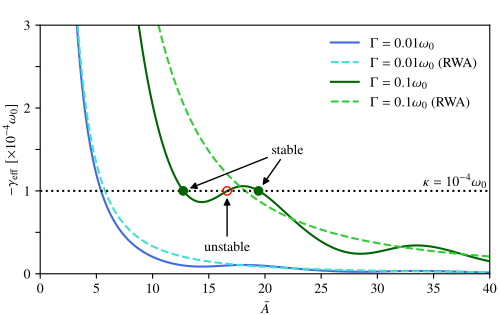

Source code (Python):
from sys import argv
import os
import matplotlib as mpl

mpl.use('pgf')

preamble = [
    r'\usepackage{pgf}', 
    r'\usepackage{amssymb}', 
    r'\usepackage{amsmath}',
    r'\usepackage{newtxtext,newtxmath}', 
    r'\usepackage{fontenc}', 
    r'\usepackage{inputenc}', 
    r'\DeclareUnicodeCharacter{2212}{-}'
]

mpl_settings = {
    'text.usetex': False,
    'font.family': 'serif',
    'pgf.texsystem': 'pdflatex',
    'font.size': 10,
    'pgf.preamble': preamble
}

TEXTWIDTH = 6.29  # Textwidth in inches

defaults = {
    'width': 5.,
    'height': 8/2.54,
}

import matplotlib.pyplot as plt
import matplotlib.cm as cm
import matplotlib.gridspec as gridspec
from mpl_toolkits.axes_grid1.inset_locator import inset_axes

plt.rcParams.update(mpl_settings)
import numpy as np

filename = os.path.splitext(argv[0])[0]

def load_data():
    dataDict = {}
    datapaths = argv[1:]

    for idx, data in enumerate(datapaths):
        dataset = np.loadtxt(data, delimiter=',')
        dataDict[idx] = dataset

    return dataDict

def plot_data(**kwargs):

    # Load data
    dataDict = load_data()

    # Define figure layout
    fig = plt.figure(figsize=(defaults['width'], defaults['height']), linewidth=1)

    ax = fig.add_subplot()

    # Plot
    ax.plot(dataDict[0][:,0], -dataDict[0][:,2], c='royalblue', label=r'$\Gamma = 0.01\omega_0$')
    ax.plot(dataDict[0][:,0], -dataDict[0][:,4], c='turquoise', ls='--', label=r'$\Gamma=0.01\omega_0$ (RWA)')
    ax.plot(dataDict[0][:,0], -dataDict[0][:,1], c='darkgreen', label=r'$\Gamma = 0.1\omega_0$')
    ax.plot(dataDict[0][:,0], -dataDict[0][:,3], c='limegreen', ls='--', label=r'$\Gamma = 0.1\omega_0$ (RWA)')
    ax.axhline(y=1e-4, ls=':', color='k')
    ax.plot(12.7258, 1e-4, marker='o', c='darkgreen')
    ax.plot(19.4234, 1e-4, marker='o', c='darkgreen')
    ax.plot(16.629, 1e-4, marker='o', c='red', markerfacecolor='None')

    # Adjustments
    ax.set_ylim(0,3e-4)
    ax.set_xlim(0,40)
    ax.set_yticks(np.linspace(0,3e-4,7))
    ax.set_yticklabels([0, '', 1, '', 2, '', 3])
    ax.set_xlabel(r'$\bar{A}$')
    ax.set_ylabel(r'$-\gamma_\mathrm{eff}\ [\times 10^{-4}\omega_0]$')
 
    # Legend
    ax.legend(loc='upper right', frameon=False)

    # Letters and annotations
    ax.annotate('unstable', xy=(16.629,1e-4), xytext=(0,-40), xycoords='data', textcoords='offset points', arrowprops=dict(facecolor='k', edgecolor='k', shrinkA=1, shrinkB=5, arrowstyle='-|>'), ha='center', va='center')
    ax.annotate('stable', xy=(12.7258,1e-4), xytext=(22,1.5e-4), xycoords='data', textcoords='data', color='white', arrowprops=dict(facecolor='k', edgecolor='k', shrinkA=1, shrinkB=5, arrowstyle='-|>'), ha='center', va='center')
    ax.annotate('stable', xy=(19.4234,1e-4), xytext=(22,1.5e-4), xycoords='data', textcoords='data', arrowprops=dict(facecolor='k', edgecolor='k', shrinkA=1, shrinkB=5, arrowstyle='-|>'), ha='center', va='center')
    ax.annotate(r'$\kappa=10^{-4}\omega_0$', xy=(40,1e-4), xytext=(-2,2), xycoords='data', textcoords='offset points', ha='right', va='bottom')

    plt.subplots_adjust(left=0.08,bottom=0.13, right=0.98, top=0.92, wspace=0.4, hspace=0.08 )
    plt.savefig(f'{filename}.pdf', dpi=400, edgecolor='None')

if __name__ == '__main__':
    plot_data()
